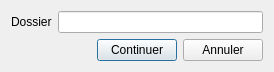
<?xml version="1.0" encoding="UTF-8"?>
<ui version="4.0">
 <class>EmptyDirsFix1</class>
 <widget class="QDialog" name="EmptyDirsFix1">
  <property name="geometry">
   <rect>
    <x>0</x>
    <y>0</y>
    <width>274</width>
    <height>69</height>
   </rect>
  </property>
  <property name="windowTitle">
   <string>Réparateur de dossiers vides</string>
  </property>
  <property name="windowIcon">
   <iconset resource="../resources.qrc">
    <normaloff>:/images/icon.ico</normaloff>:/images/icon.ico</iconset>
  </property>
  <layout class="QFormLayout" name="formLayout">
   <item row="0" column="0">
    <widget class="QLabel" name="label">
     <property name="text">
      <string>Dossier</string>
     </property>
    </widget>
   </item>
   <item row="0" column="1">
    <widget class="QLineEdit" name="lineFolder"/>
   </item>
   <item row="1" column="0" colspan="2">
    <layout class="QHBoxLayout" name="horizontalLayout_4">
     <item>
      <spacer name="horizontalSpacer">
       <property name="orientation">
        <enum>Qt::Horizontal</enum>
       </property>
       <property name="sizeHint" stdset="0">
        <size>
         <width>40</width>
         <height>20</height>
        </size>
       </property>
      </spacer>
     </item>
     <item>
      <widget class="QPushButton" name="buttonContinue">
       <property name="text">
        <string>Continuer</string>
       </property>
      </widget>
     </item>
     <item>
      <widget class="QPushButton" name="buttonCancel">
       <property name="text">
        <string>Annuler</string>
       </property>
      </widget>
     </item>
    </layout>
   </item>
  </layout>
 </widget>
 <resources>
  <include location="../resources.qrc"/>
 </resources>
 <connections>
  <connection>
   <sender>buttonCancel</sender>
   <signal>clicked()</signal>
   <receiver>EmptyDirsFix</receiver>
   <slot>reject()</slot>
   <hints>
    <hint type="sourcelabel">
     <x>226</x>
     <y>53</y>
    </hint>
    <hint type="destinationlabel">
     <x>233</x>
     <y>45</y>
    </hint>
   </hints>
  </connection>
  <connection>
   <sender>buttonContinue</sender>
   <signal>clicked()</signal>
   <receiver>EmptyDirsFix</receiver>
   <slot>next()</slot>
   <hints>
    <hint type="sourcelabel">
     <x>134</x>
     <y>47</y>
    </hint>
    <hint type="destinationlabel">
     <x>144</x>
     <y>47</y>
    </hint>
   </hints>
  </connection>
 </connections>
 <slots>
  <slot>next()</slot>
 </slots>
</ui>
